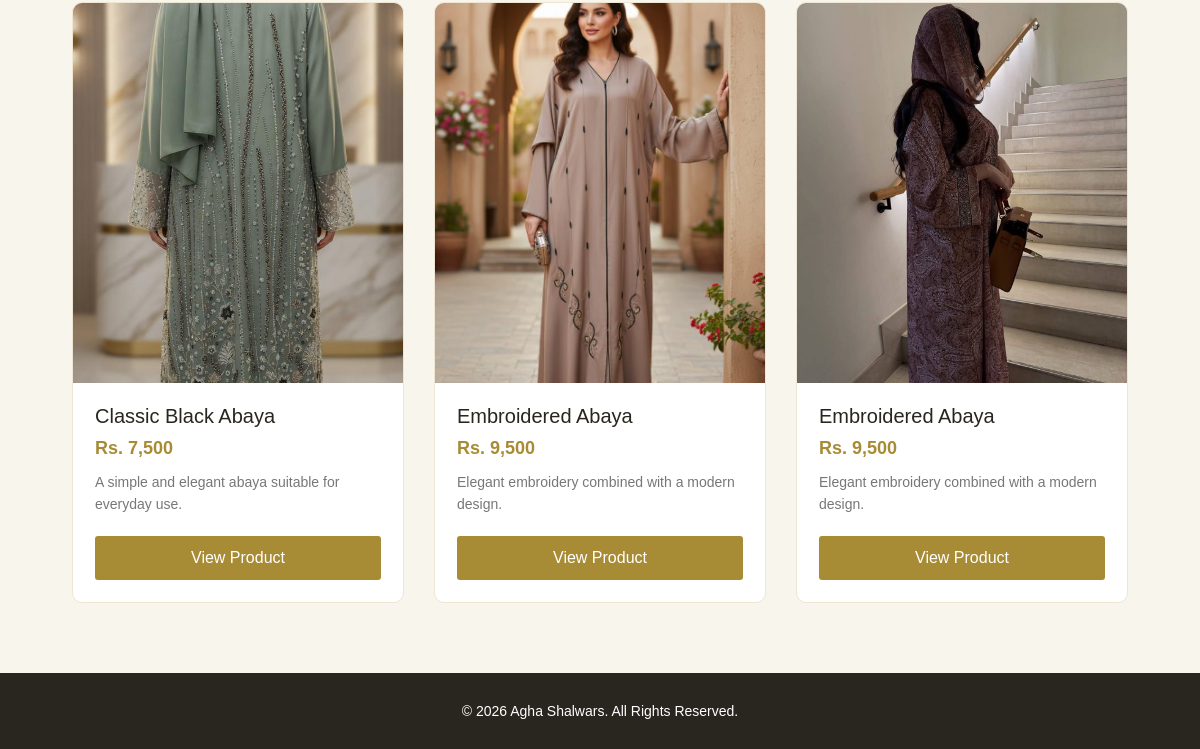
The page /abayas (lower part) on the database as committed earlier.
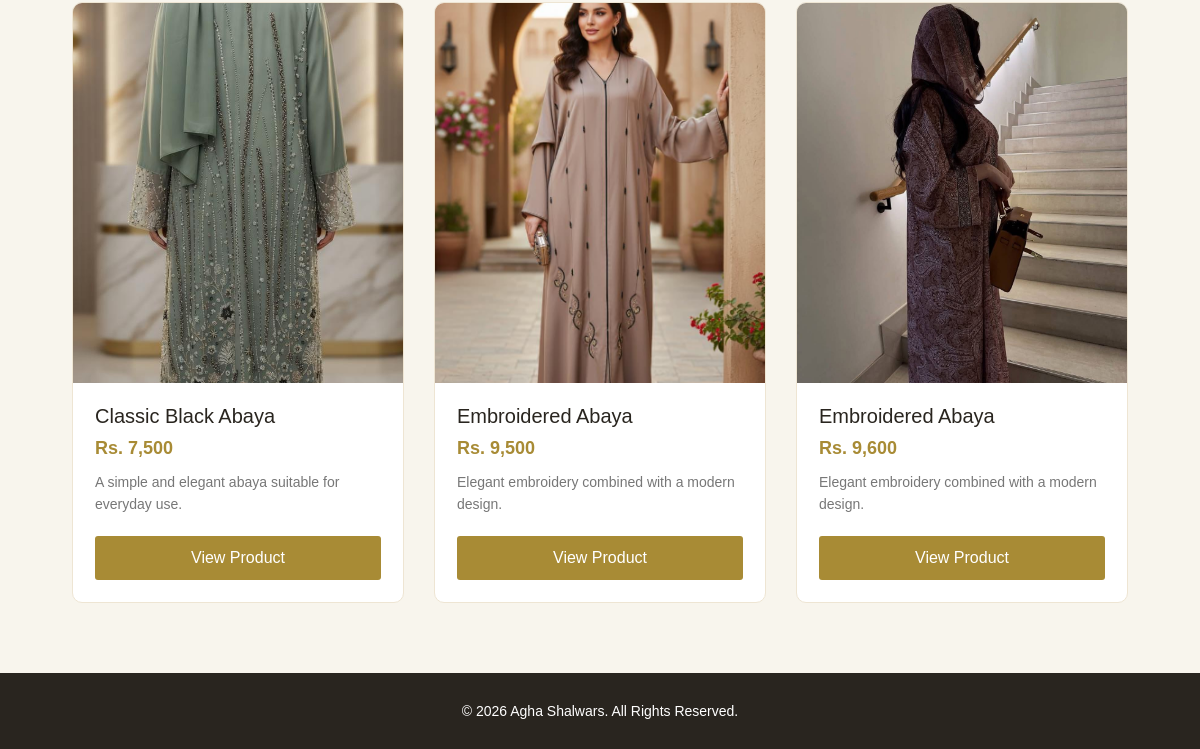
The same page on the database as committed later.
### tables this page shows
CREATE TABLE products (
    id INTEGER PRIMARY KEY AUTOINCREMENT,
    name TEXT NOT NULL,
    category TEXT NOT NULL,
    price REAL NOT NULL,
    description TEXT,
    image TEXT NOT NULL,
    sizes TEXT,
    stock INTEGER DEFAULT 1
);

### app.py (the view)
@app.route("/abayas")
def abayas():
    connection = get_db_connection()
    products = connection.execute(
        "SELECT * FROM products WHERE category = ?",
        ("Abayas",)
    ).fetchall()
    connection.close()
    return render_template(
        "abayas.html",
        products=products
    )

### app.py (called while the page is built)
def get_db_connection():
    connection = sqlite3.connect("shop.db")
    connection.row_factory = sqlite3.Row
    return connection

### templates/abayas.html (shortened to what this page needs)
<!DOCTYPE html>
<html lang="en">
<head>
    <link rel="stylesheet"
          href="{{ url_for('static', filename='style.css') }}">
</head>
<body>
    <section class="products-section">
        <div class="products">
            {% for product in products %}
            <div class="product-card">
                <div class="product-image">
                    <img
                        src="{{ url_for('static', filename=product['image']) }}"
                        alt="{{ product['name'] }}"
                    >
                </div>
                <div class="product-info">
                    <h3>
                        {{ product['name'] }}
                    </h3>
                    <p class="price">
                        Rs. {{ "{:,.0f}".format(product['price']) }}
                    </p>
                    <p class="description">
                        {{ product['description'] }}
                    </p>
                    <a
                        href="{{ url_for('product_details', product_id=product['id']) }}"
                        class="btn"
                    >
                        View Product
                    </a>
                </div>
            </div>
            {% endfor %}
        </div>
    </section>
    <footer class="footer">
        <p>
            © 2026 Agha Shalwars. All Rights Reserved.
        </p>
    </footer>
</body>
</html>

Rows that differ between the two databases and show on the page:
changed products (number 3 of 3 on the later page): price "9,500" → "9,600"
